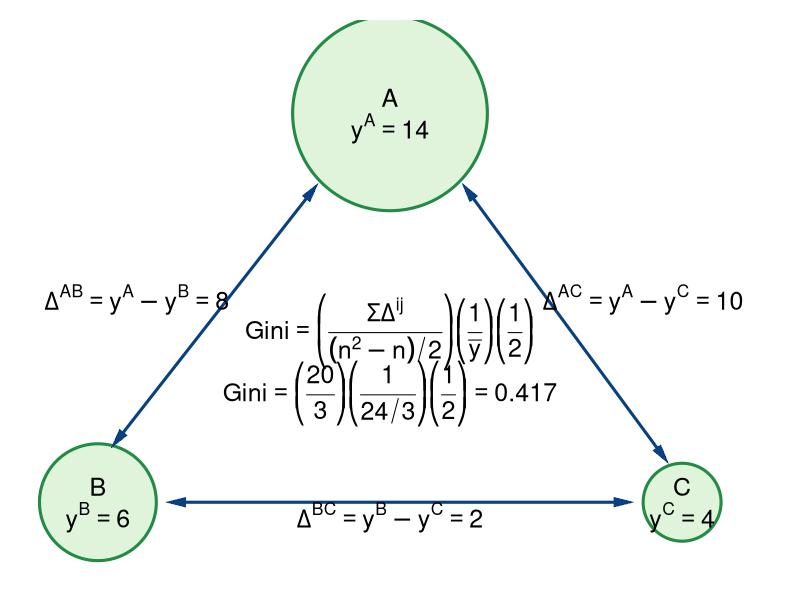

Here is the R script that generated this plot:
#Graph Designer: Simon Halliday & Riley Boeth '17
#Authors: Bowles, Foley and Halliday
#Title: Coordination, Conflict and Competition: A Text in Microeconomics

library(shape)
library(plotrix)
pdf(file = "risk/halliday_inequality_households.pdf", width = 10, height = 8)

#Set parameters for graphics
axislabelsize <- 1.5
labelsize <- 1.5
graphlinewidth <- 3
segmentlinewidth <- 2

COL <- c("#7fc97f", "#beaed4", "#fdc086", "#ffff99", "#386cb0", "#f0027f", "#bf5b17", "#666666")
COLA <- c("#e0f3db", "#99d8c9","#66c2a4","#41ae76", "#238b45", "#005824")
COLB <- c("#c6dbef", "#4eb3d3", "#2b8cbe", "#0868ac","#084081")
COLC <- c("#fcfbfd", "#efedf5", "#dadaeb", "#bcbddc", "#9e9ac8", "#807dba", "#6a51a3", "#54278f", "#3f007d")

#Edited the margins to cater for the larger LHS labels
par(mar =  c(1, 1, 1, 2))

#Indifference curves of a risk-averse homo economicus (2nd graph out of the two for 4.7)

#Add limits on axes and levels of utility for each indifference curve
ylims <- c(0, 36)
xlims <- c(1, 39)

npts <- 501 
x <- seq(xlims[1], xlims[2], length.out = npts)
y <- seq(ylims[1], ylims[2], length.out = npts) 

plot(0, 0, xlim = xlims, ylim = ylims, type = "n",
     xlab = expression(paste("")),
     ylab = expression(paste("")), 
     xaxt = "n", 
     yaxt = "n", 
     cex.lab = axislabelsize, 
     bty = "n", 
     xaxs="i", 
     yaxs="i"
)


#axis(1,at = ticksx,  pos = 0, labels = xlabels)
#axis(2,at = ticksy,  pos = 0, labels = ylabels, las = 1)


draw.circle(35, 5, 2, nv = 1000, border = COLA[5], col = COLA[1], lty = 1, lwd = 3)
text(35, 6, expression(paste(C)), xpd = TRUE, cex = labelsize)
text(35, 4, expression(paste(y^C == 4)), xpd = TRUE, cex = labelsize)


#Arrow between 2 and 4
Arrows(9, 5, 32, 5,  col = COLB[5], lty = 1, lwd = 3, code = 3, arr.type = "triangle", arr.lwd = 0.5)

draw.circle(5, 5, 3, nv = 1000, border = COLA[5], col = COLA[1], lty = 1, lwd = 3)
text(5, 6, expression(paste(B)), xpd = TRUE, cex = labelsize)
text(5, 4, expression(paste(y^B == 6)), xpd = TRUE, cex = labelsize)

#Arrow between 4 and 10
Arrows(6, 9, 16, 25,  col = COLB[5], lty = 1, lwd = 3, code = 3, arr.type = "triangle", arr.lwd = 0.5)

draw.circle(20, 30, 5, nv = 1000, border = COLA[5], col = COLA[1], lty = 1, lwd = 3)
text(20, 31, expression(paste(A)), xpd = TRUE, cex = labelsize)
text(20, 29, expression(paste(y^A == 14)), xpd = TRUE, cex = labelsize)

#Arrow between 2 and 10
Arrows(24, 25, 34, 8,  col = COLB[5], lty = 1, lwd = 3, code = 3, arr.type = "triangle", arr.lwd = 0.5)

#Difference between A and C
text(33, 18, expression(paste(Delta^{AC} == phantom(), y^A - y^C == 10)), xpd = TRUE, cex = labelsize)
#Difference between A and B
text(7, 18, expression(paste(Delta^{AB} == phantom(), y^A - y^B == 8)), xpd = TRUE, cex = labelsize)
#Difference between B and C
text(20, 4, expression(paste(Delta^{BC} == phantom(), y^B - y^C == 2)), xpd = TRUE, cex = labelsize)



text(20, 16, expression(paste(Gini== bgroup("(", frac(Sigma*Delta^{ij}, (n^2 - n)/2),")")*bgroup("(",frac(1,bar(y)),")")*bgroup("(",frac(1,2),")"))), cex = labelsize)
text(20, 12, expression(paste(Gini == bgroup("(", frac(20, 3),")")*bgroup("(",frac(1,24/3),")")*bgroup("(",frac(1,2),")"), phantom() == 0.417 )), cex = labelsize)

# #Bottom of frame
# segments(14, 12, 26, 12, lty = 1, col = "black" , lwd = 1)
# #Top of frame
# segments(14, 16, 26, 16, lty = 1, col = "black" , lwd = 1)
# #Left of frame
# segments(14, 12, 14, 16, lty = 1, col = "black" , lwd = 1)
# #Right of frame
# segments(26, 12, 26, 16, lty = 1, col = "black" , lwd = 1)


dev.off()
